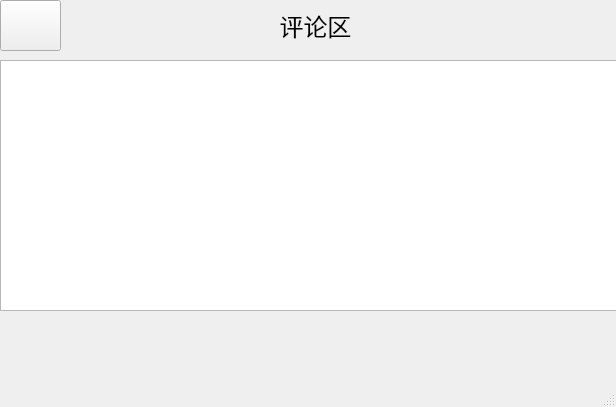
<?xml version="1.0" encoding="UTF-8"?>
<ui version="4.0">
 <class>MainWindow10</class>
 <widget class="QMainWindow" name="MainWindow10">
  <property name="geometry">
   <rect>
    <x>0</x>
    <y>0</y>
    <width>616</width>
    <height>407</height>
   </rect>
  </property>
  <property name="windowTitle">
   <string>MainWindow</string>
  </property>
  <property name="styleSheet">
   <string notr="true">


MainWindow10{background-image: url(C:/Users/12234/Desktop/9.jpg);}


</string>
  </property>
  <widget class="QWidget" name="centralwidget">
   <widget class="QTextEdit" name="textEdit">
    <property name="enabled">
     <bool>true</bool>
    </property>
    <property name="geometry">
     <rect>
      <x>0</x>
      <y>60</y>
      <width>621</width>
      <height>251</height>
     </rect>
    </property>
    <property name="palette">
     <palette>
      <active/>
      <inactive/>
      <disabled/>
     </palette>
    </property>
    <property name="styleSheet">
     <string notr="true">background-image: url(C:/Users/12234/Desktop/9.jpg;colour:white);</string>
    </property>
   </widget>
   <widget class="QLabel" name="label">
    <property name="geometry">
     <rect>
      <x>10</x>
      <y>0</y>
      <width>611</width>
      <height>51</height>
     </rect>
    </property>
    <property name="font">
     <font>
      <pointsize>18</pointsize>
     </font>
    </property>
    <property name="styleSheet">
     <string notr="true">color: rgb(255, 255, 255);
QLable{background-image: url(C:/Users/12234/Desktop/9.jpg);colour:white}
</string>
    </property>
    <property name="text">
     <string>评论区</string>
    </property>
    <property name="alignment">
     <set>Qt::AlignCenter</set>
    </property>
   </widget>
   <widget class="QPushButton" name="pushButton">
    <property name="geometry">
     <rect>
      <x>0</x>
      <y>0</y>
      <width>61</width>
      <height>51</height>
     </rect>
    </property>
    <property name="styleSheet">
     <string notr="true">QPushButton{
background-image: url(C:/Users/12234/Desktop/9.jpg);
border-image: url(:/image/01/pic/10.png);


 background-color: qlineargradient(x1:0, y1:0, x2:1, y2:1,
stop:0 #91c46c,stop:1#91c46c);
 
}
QPushButton:pressed {
background-color: #287d7d;
}

</string>
    </property>
    <property name="text">
     <string/>
    </property>
   </widget>
  </widget>
  <widget class="QMenuBar" name="menubar">
   <property name="geometry">
    <rect>
     <x>0</x>
     <y>0</y>
     <width>616</width>
     <height>23</height>
    </rect>
   </property>
  </widget>
  <widget class="QStatusBar" name="statusbar"/>
 </widget>
 <resources/>
 <connections/>
</ui>
